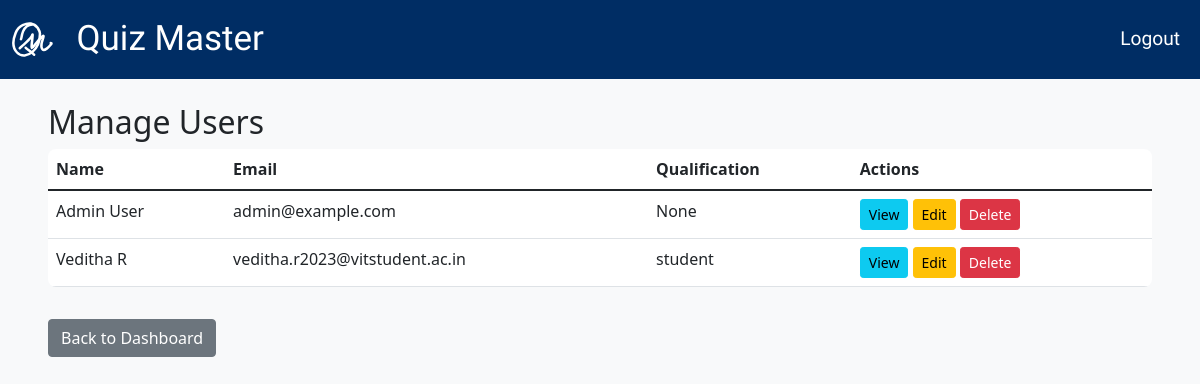
The app's page /admin/users (signed in), older data.
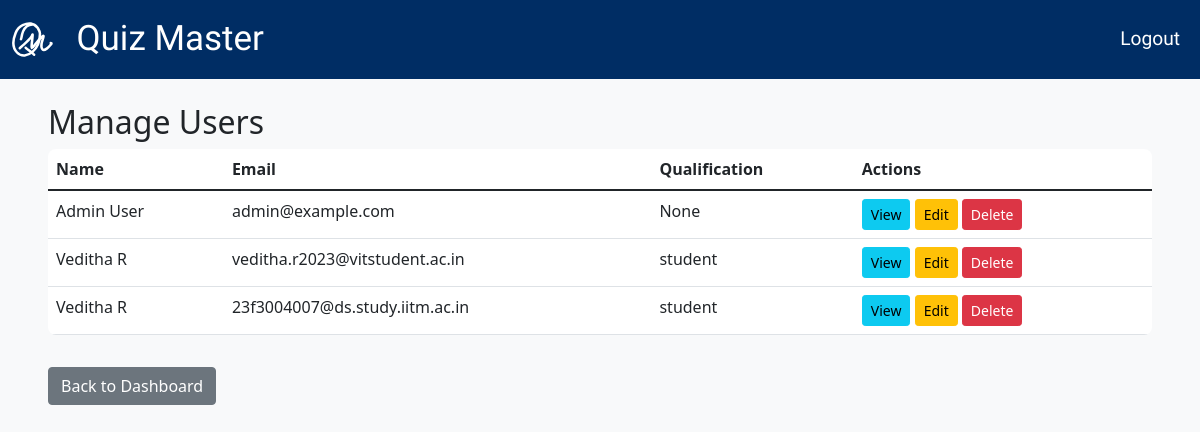
The same page, newer data.
### app.py (models this page shows)
class Users(db.Model):
    __tablename__ = 'users'
    user_id = db.Column(db.Integer, primary_key=True)
    email = db.Column(db.String(120), unique=True, nullable=False)
    password = db.Column(db.String(255), nullable=False)
    fullname = db.Column(db.String(100), nullable=False)
    qualification = db.Column(db.String(100))
    dob = db.Column(db.Date, nullable=False)
    is_admin = db.Column(db.Boolean, default=False)
    scores = db.relationship('Scores', backref='user', lazy=True)

### app.py (the view)
@app.route('/admin/users')
@admin_required
def manage_users():
    users = Users.query.all()
    return render_template('admin_users.html', users=users)

### app.py (called while the page is built)
def admin_required(f):
    @wraps(f)
    def decorated_function(*args, **kwargs):
        if 'user_id' not in session:
            if request.endpoint == "login":
                return f(*args, **kwargs)
            return redirect(url_for('login'))
        if session.get('role') != 'admin':
            flash("Unauthorized access!", "danger")
            return redirect(url_for('user_dashboard'))
        return f(*args, **kwargs)
    return decorated_function

### templates/admin_users.html
{% extends "base.html" %}
{% block content %}
<div class="container mt-4">
    <h2>Manage Users</h2>
    <table class="table">
        <thead>
            <tr>
                <th>Name</th>
                <th>Email</th>
                <th>Qualification</th>
                <th>Actions</th>
            </tr>
        </thead>
        <tbody>
            {% for user in users %}
            <tr>
                <td>{{ user.fullname }}</td>
                <td>{{ user.email }}</td>
                <td>{{ user.qualification }}</td>
                <td class="action-buttons">
                    <a href="{{ url_for('user_profile', user_id=user.user_id) }}" class="btn btn-info btn-sm">View</a>
                    <a href="{{ url_for('edit_user', user_id=user.user_id) }}" class="btn btn-warning btn-sm">Edit</a>
                    <form method="POST" action="{{ url_for('delete_user', user_id=user.user_id) }}" style="display:inline;">
                        <button type="submit" class="btn btn-danger btn-sm">Delete</button>
                    </form>
                </td>
            </tr>
            {% endfor %}
        </tbody>
    </table>
    <a href="{{ url_for('admin_dashboard') }}" class="btn btn-secondary mt-3">Back to Dashboard</a>
</div>
{% endblock %}

Row changes from the older to the newer data that the page shows:
added Users: fullname "Veditha R", email "23f3004007@ds.study.iitm.ac.in", qualification "student"
